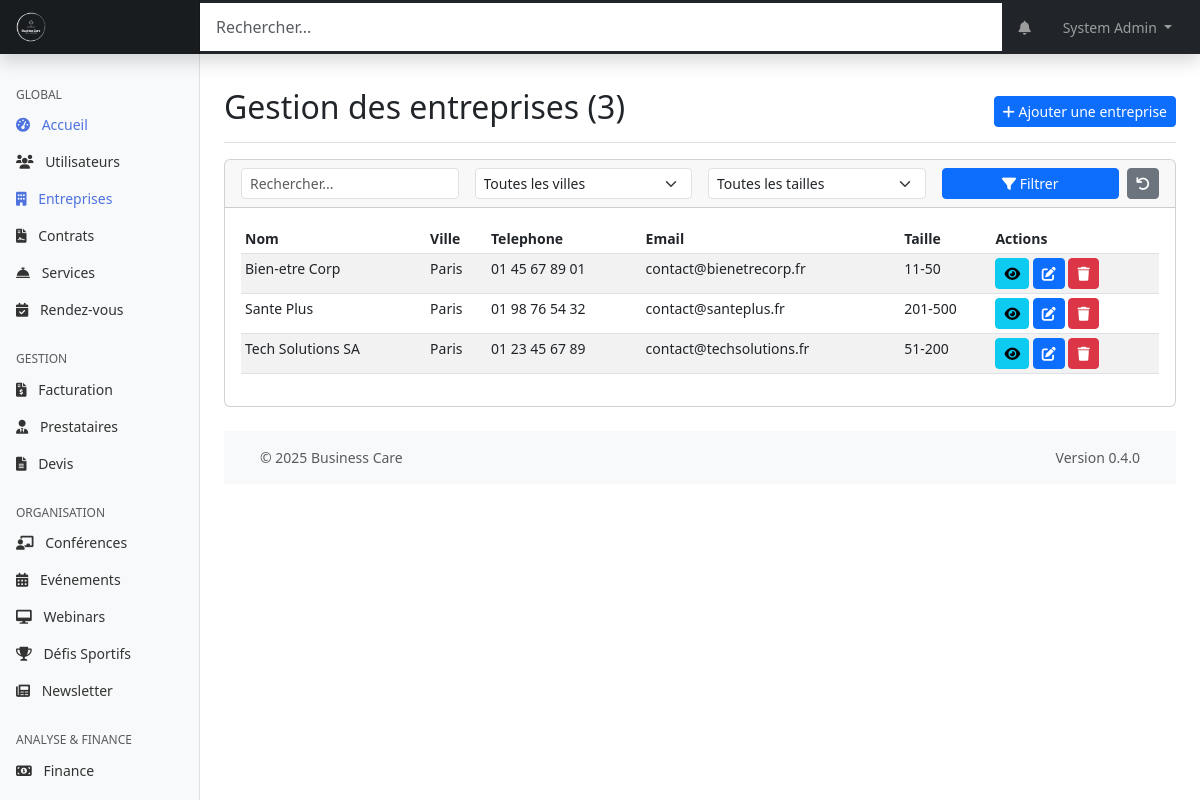
The page /web-admin/modules/companies/index.php (signed in) on the database as committed earlier.
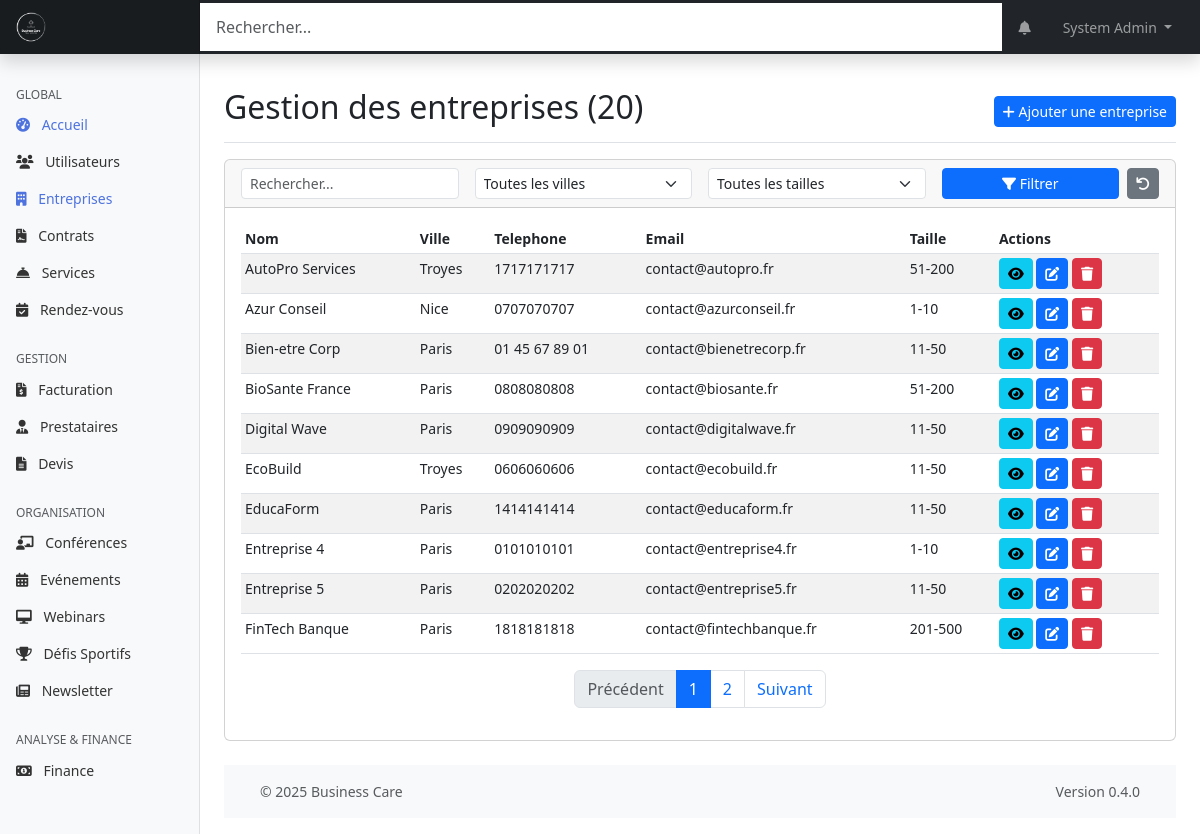
The same page on the database as committed later.
### tables this page shows
CREATE TABLE entreprises (
    id INT PRIMARY KEY AUTO_INCREMENT,
    nom VARCHAR(255) NOT NULL,
    siret VARCHAR(14) UNIQUE,
    adresse TEXT,
    code_postal VARCHAR(10),
    ville VARCHAR(100),
    telephone VARCHAR(20),
    email VARCHAR(255),
    site_web VARCHAR(255),
    logo_url VARCHAR(255),
    taille_entreprise ENUM('1-10', '11-50', '51-200', '201-500', '500+') NULL DEFAULT NULL,
    secteur_activite VARCHAR(100),
    date_creation DATE,
    created_at TIMESTAMP DEFAULT CURRENT_TIMESTAMP,
    updated_at TIMESTAMP DEFAULT CURRENT_TIMESTAMP ON UPDATE CURRENT_TIMESTAMP,
    INDEX idx_siret (siret),
    INDEX idx_ville (ville)
);

### web-admin/includes/page_functions/modules/companies.php (called while the page is built, shortened)
<?php
function companiesGetList($page = 1, $perPage = DEFAULT_ITEMS_PER_PAGE, $search = '', $city = '', $size = '') {
    $whereClauses = [];
    $params = [];
    $whereSql = !empty($whereClauses) ? implode(' AND ', $whereClauses) : '1';
    $countSql = "SELECT COUNT(id) FROM " . TABLE_COMPANIES . " WHERE {$whereSql}";
    $totalCompanies = executeQuery($countSql, $params)->fetchColumn();
    $totalPages = ceil($totalCompanies / $perPage);
    $page = max(1, min($page, $totalPages));
    $offset = ($page - 1) * $perPage;
    $sql = "SELECT * FROM " . TABLE_COMPANIES . " WHERE {$whereSql} ORDER BY nom ASC LIMIT ?, ?";
    $paramsForLimit = array_merge($params, [(int)$offset, (int)$perPage]);
    $companies = executeQuery($sql, $paramsForLimit)->fetchAll();
    return [
        'companies' => $companies,
        'currentPage' => $page,
        'totalPages' => $totalPages,
        'totalItems' => $totalCompanies,
        'perPage' => $perPage
    ];
}

### shared/web-admin/db.php (called while the page is built, shortened)
<?php
function getDbConnection()
{
    static $pdo = null;
    if ($pdo === null) {
        $dsn = "mysql:host=" . DB_HOST . ";dbname=" . DB_NAME . ";charset=" . DB_CHARSET;
        $options = [
            PDO::ATTR_ERRMODE => PDO::ERRMODE_EXCEPTION,
            PDO::ATTR_DEFAULT_FETCH_MODE => PDO::FETCH_ASSOC,
            PDO::ATTR_EMULATE_PREPARES => false,
        ];
        try {
            $pdo = new PDO($dsn, DB_USER, DB_PASS, $options);
        } catch (PDOException $e) {
            die("[FAILURE] Connexion a la base de donnees impossible. Veuillez reessayer plus tard.");
        }
    }
    return $pdo;
}
function executeQuery($sql, $params = [])
{
    try {
        $pdo = getDbConnection();
        $stmt = $pdo->prepare($sql);
        $stmt->execute($params);
        return $stmt;
    } catch (PDOException $e) {
        die("[FAILURE] Impossible d'executer la requete: " . $e->getMessage());
    }
}

### web-admin/modules/companies/index.php (the view, shortened to what the changed rows need)
<?php
require_once '../../includes/page_functions/modules/companies.php';
$filterData = getQueryData(['page' => 1, 'search' => '', 'city' => '', 'size' => '', 'action' => '', 'id' => 0]);
$page = $filterData['page'];
$search = $filterData['search'];
$city = $filterData['city'];
$size = $filterData['size'];
$action = $filterData['action'];
$company = null;
$result = companiesGetList($page, 10, $search, $city, $size);
$companies = $result['companies'];
$totalPages = $result['totalPages'];
$totalCompanies = $result['totalItems'];
$page = $result['currentPage'];
$itemsPerPage = $result['perPage'];
$pageTitle = "Gestion des entreprises ({$totalCompanies})";
include_once '../../templates/header.php';
?>
<div class="container-fluid">
    <div class="row">
        <main class="col-md-9 ms-sm-auto col-lg-10 px-md-4">
            <div class="d-flex justify-content-between flex-wrap flex-md-nowrap align-items-center pt-3 pb-2 mb-3 border-bottom">
                <h1 class="h2"><?php echo $pageTitle; ?></h1>
                <div class="btn-toolbar mb-2 mb-md-0">
                    <a href="add.php" class="btn btn-sm btn-primary">
                    </a>
                </div>
            </div>
            <?php if ($action === 'add' || $action === 'edit'): ?>
                <div class="card">
                    <div class="card-header">
                        <?php echo $action === 'add' ? 'Ajouter une nouvelle entreprise' : 'Modifier l\'entreprise'; ?>
                    </div>
                    <div class="card-body">
                        <form method="post">
                            <div class="row mb-3">
                                <div class="col-md-6">
                                    <label for="nom" class="form-label">Nom de l'entreprise*</label>
                                    <input type="text" class="form-control" id="nom" name="nom" value="<?php echo isset($company['nom']) ? htmlspecialchars($company['nom']) : ''; ?>" required>
                                </div>
                                <div class="col-md-6">
                                    <label for="siret" class="form-label">SIRET</label>
                                    <input type="text" class="form-control" id="siret" name="siret" value="<?php echo isset($company['siret']) ? htmlspecialchars($company['siret']) : ''; ?>">
                                </div>
                            </div>
                            <div class="row mb-3">
                                <div class="col-md-12">
                                    <label for="adresse" class="form-label">Adresse</label>
                                    <textarea class="form-control" id="adresse" name="adresse" rows="2"><?php echo isset($company['adresse']) ? htmlspecialchars($company['adresse']) : ''; ?></textarea>
                                </div>
                            </div>
                            <div class="row mb-3">
                                <div class="col-md-4">
                                    <label for="code_postal" class="form-label">Code postal</label>
                                    <input type="text" class="form-control" id="code_postal" name="code_postal" value="<?php echo isset($company['code_postal']) ? htmlspecialchars($company['code_postal']) : ''; ?>">
                                </div>
                                <div class="col-md-8">
                                    <label for="ville" class="form-label">Ville</label>
                                    <input type="text" class="form-control" id="ville" name="ville" value="<?php echo isset($company['ville']) ? htmlspecialchars($company['ville']) : ''; ?>">
                                </div>
                            </div>
                            <div class="row mb-3">
                                <div class="col-md-6">
                                    <label for="telephone" class="form-label">Telephone</label>
                                    <input type="tel" class="form-control" id="telephone" name="telephone" value="<?php echo isset($company['telephone']) ? htmlspecialchars($company['telephone']) : ''; ?>">
                                </div>
                                <div class="col-md-6">
                                    <label for="email" class="form-label">Email</label>
                                    <input type="email" class="form-control" id="email" name="email" value="<?php echo isset($company['email']) ? htmlspecialchars($company['email']) : ''; ?>">
                                </div>
                            </div>
                            <div class="row mb-3">
                                <div class="col-md-6">
                                    <label for="site_web" class="form-label">Site web</label>
                                    <input type="url" class="form-control" id="site_web" name="site_web" value="<?php echo isset($company['site_web']) ? htmlspecialchars($company['site_web']) : ''; ?>">
                                </div>
                                <div class="col-md-6">
                                    <label for="date_creation" class="form-label">Date de creation</label>
                                    <input type="date" class="form-control" id="date_creation" name="date_creation" value="<?php echo isset($company['date_creation']) ? htmlspecialchars($company['date_creation']) : ''; ?>">
                                </div>
                            </div>
                            <div class="row mb-3">
                                <div class="col-md-6">
                                    <label for="taille_entreprise" class="form-label">Taille de l'entreprise</label>
                                    <select class="form-select" id="taille_entreprise" name="taille_entreprise">
                                        <option value="">Selectionnez...</option>
                                        <?php
                                        foreach (COMPANY_SIZES as $s) {
                                            $selected = (isset($company['taille_entreprise']) && $company['taille_entreprise'] === $s) ? 'selected' : '';
                                            echo "<option value=\"$s\" $selected>$s</option>";
                                        }
                                        ?>
                                    </select>
                                </div>
                                <div class="col-md-6">
                                    <label for="secteur_activite" class="form-label">Secteur d'activite</label>
                                    <input type="text" class="form-control" id="secteur_activite" name="secteur_activite" value="<?php echo isset($company['secteur_activite']) ? htmlspecialchars($company['secteur_activite']) : ''; ?>">
                                </div>
                            </div>
                            <div class="row">
                                <div class="col-12">
                                    <button type="submit" class="btn btn-primary">Enregistrer</button>
                                    <a href="index.php" class="btn btn-secondary">Annuler</a>
                                </div>
                            </div>
                        </form>
                    </div>
                </div>
            <?php else: ?>
                <div class="card mb-4">
                    <div class="card-body">
                        <?php if (count($companies) > 0): ?>
                            <div class="table-responsive">
                                <table class="table table-striped table-hover table-sm">
                                    <thead>
                                        <tr>
                                            <th>Nom</th>
                                            <th>Ville</th>
                                            <th>Telephone</th>
                                            <th>Email</th>
                                            <th>Taille</th>
                                            <th>Actions</th>
                                        </tr>
                                    </thead>
                                    <tbody>
                                        <?php foreach ($companies as $company): ?>
                                            <tr>
                                                <td><?php echo htmlspecialchars($company['nom']); ?></td>
                                                <td><?php echo htmlspecialchars($company['ville'] ?: '-'); ?></td>
                                                <td><?php echo htmlspecialchars($company['telephone'] ?: '-'); ?></td>
                                                <td><?php echo htmlspecialchars($company['email'] ?: '-'); ?></td>
                                                <td><?php echo htmlspecialchars($company['taille_entreprise'] ?: '-'); ?></td>
                                                <td class="table-actions">
                                                    <a href="<?php echo WEBADMIN_URL; ?>/modules/companies/view.php?id=<?php echo $company['id']; ?>" class="btn btn-sm btn-info" data-bs-toggle="tooltip" title="Voir">
                                                        <i class="fas fa-eye"></i>
                                                    </a>
                                                    <a href="<?php echo WEBADMIN_URL; ?>/modules/companies/edit.php?id=<?php echo $company['id']; ?>" class="btn btn-sm btn-primary" data-bs-toggle="tooltip" title="Modifier">
                                                        <i class="fas fa-edit"></i>
                                                    </a>
                                                    <a href="<?php echo WEBADMIN_URL; ?>/modules/companies/delete.php?id=<?php echo $company['id']; ?>&csrf_token=<?php echo generateToken(); ?>" class="btn btn-sm btn-danger btn-delete"
                                                       data-bs-toggle="tooltip"
                                                       title="Supprimer">
                                                        <i class="fas fa-trash"></i>
                                                    </a>
                                                </td>
                                            </tr>
                                        <?php endforeach; ?>
                                    </tbody>
                                </table>
                            </div>
                            <?php
                            $paginationInfo = [
                                'currentPage' => $page,
                                'totalPages' => $totalPages,
                                'totalItems' => $totalCompanies,
                                'itemsPerPage' => $itemsPerPage
                            ];
                            $urlPattern = WEBADMIN_URL . '/modules/companies/index.php?search=' . urlencode($search) . '&city=' . urlencode($city) . '&size=' . urlencode($size) . '&page={page}';
                            ?>
                            <div class="d-flex justify-content-center">
                                <?php echo renderPagination($paginationInfo, $urlPattern); ?>
                            </div>
                        <?php endif; ?>
                    </div>
                </div>
            <?php endif; ?>
            <?php include_once '../../templates/footer.php'; ?>
        </main>
    </div>
</div>

### shared/web-admin/functions.php (shortened to what the changed rows need)
<?php
require_once 'db.php';
function sanitizeInput($input)
{
    return $input;
}
function getQueryData()
{
    return sanitizeInput($_GET);
}
function generateToken()
{
    return $_SESSION['csrf_token'];
}
function renderPagination($pagination, $urlPattern)
{
    if ($pagination['totalPages'] <= 1) return '';
    $html = '<nav aria-label="Page navigation"><ul class="pagination">';
    $prevDisabled = $pagination['currentPage'] <= 1 ? ' disabled' : '';
    $prevUrl = str_replace('{page}', $pagination['currentPage'] - 1, $urlPattern);
    $html .= '<li class="page-item' . $prevDisabled . '"><a class="page-link" href="' . $prevUrl . '">Précédent</a></li>';
    $startPage = max(1, $pagination['currentPage'] - 2);
    $endPage = min($pagination['totalPages'], $pagination['currentPage'] + 2);
    for ($i = $startPage; $i <= $endPage; $i++) {
        $active = $i == $pagination['currentPage'] ? ' active' : '';
        $url = str_replace('{page}', $i, $urlPattern);
        $html .= '<li class="page-item' . $active . '"><a class="page-link" href="' . $url . '">' . $i . '</a></li>';
    }
    $nextDisabled = $pagination['currentPage'] >= $pagination['totalPages'] ? ' disabled' : '';
    $nextUrl = str_replace('{page}', $pagination['currentPage'] + 1, $urlPattern);
    $html .= '<li class="page-item' . $nextDisabled . '"><a class="page-link" href="' . $nextUrl . '">Suivant</a></li>';
    $html .= '</ul></nav>';
    return $html;
}

Rows that differ between the two databases and show on the page:
no longer on this page (row unchanged): entreprises: nom "Sante Plus", ville "Paris", telephone "01 98 76 54 32", email "contact@santeplus.fr", taille_entreprise "201-500"
no longer on this page (row unchanged): entreprises: nom "Tech Solutions SA", ville "Paris", telephone "01 23 45 67 89", email "contact@techsolutions.fr", taille_entreprise "51-200"
added entreprises: nom "AutoPro Services", ville "Troyes", telephone "1717171717", email "contact@autopro.fr", taille_entreprise "51-200"
added entreprises: nom "Azur Conseil", ville "Nice", telephone "0707070707", email "contact@azurconseil.fr", taille_entreprise "1-10"
added entreprises: nom "BioSante France", ville "Paris", telephone "0808080808", email "contact@biosante.fr", taille_entreprise "51-200"
added entreprises: nom "Digital Wave", ville "Paris", telephone "0909090909", email "contact@digitalwave.fr", taille_entreprise "11-50"
added entreprises: nom "EcoBuild", ville "Troyes", telephone "0606060606", email "contact@ecobuild.fr", taille_entreprise "11-50"
added entreprises: nom "EducaForm", ville "Paris", telephone "1414141414", email "contact@educaform.fr", taille_entreprise "11-50"
added entreprises: nom "Entreprise 4", ville "Paris", telephone "0101010101", email "contact@entreprise4.fr", taille_entreprise "1-10"
added entreprises: nom "Entreprise 5", ville "Paris", telephone "0202020202", email "contact@entreprise5.fr", taille_entreprise "11-50"
added entreprises: nom "FinTech Banque", ville "Paris", telephone "1818181818", email "contact@fintechbanque.fr", taille_entreprise "201-500"
Other text that changed with them:
$pageTitle: "Gestion des entreprises (3)" → "Gestion des entreprises (20)"
text now shown: "Précédent Suivant"
new list line: "1"
new list line: "2"
